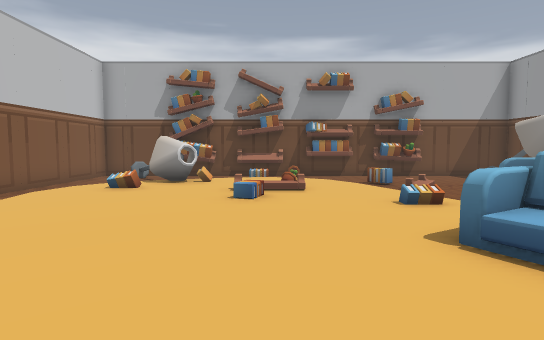
[1] (above)

13 first-person views from a walk through a Godot game level. The camera is 1.2 m above the floor, tilts 4° down and sees 80° across. The floor is counted in squares, 1 m on a side. Each view is taken from the middle of a square. On the plan, view 1 faces up. The plan holds only what a view shows up to about 14 squares ahead; the rest is blank. Flat picture figures and markers are left out.

[2]
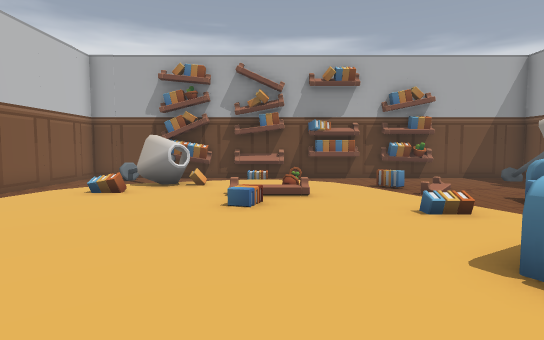

[3]
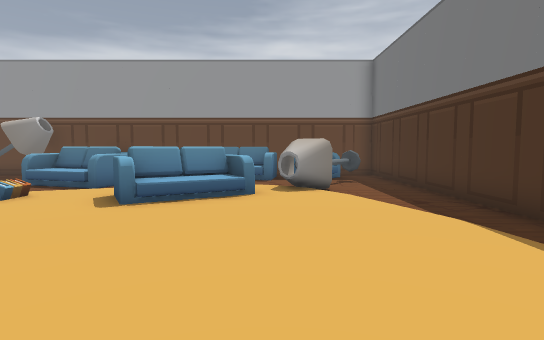

[4]
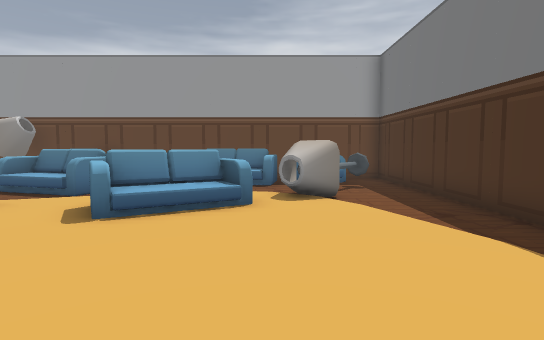

[5]
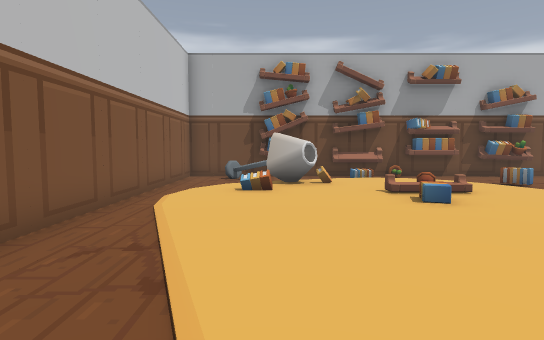

[6]
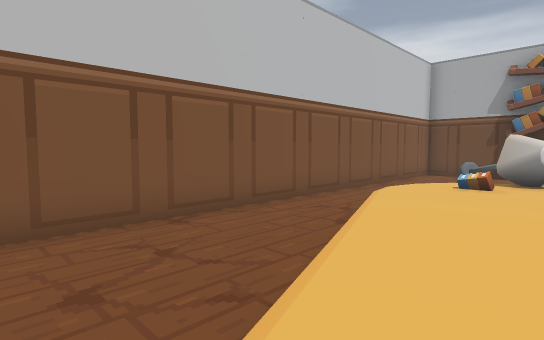

[7]
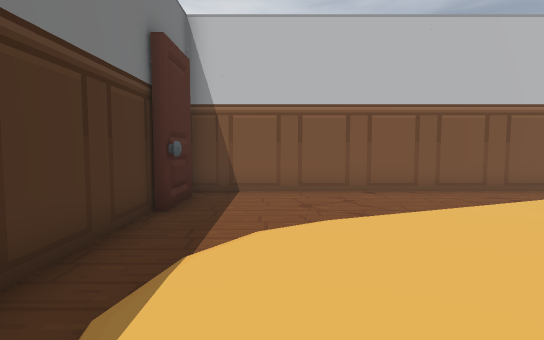

[8]
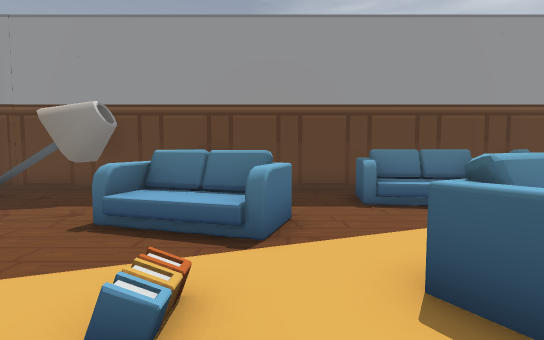

[9]
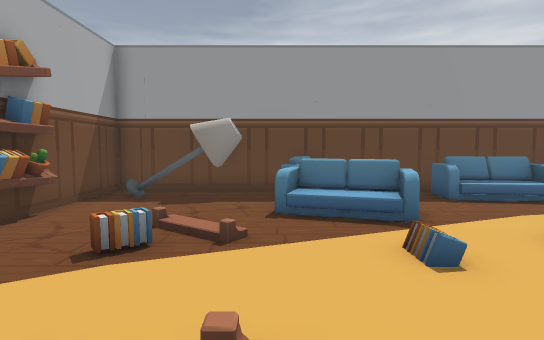

[10]
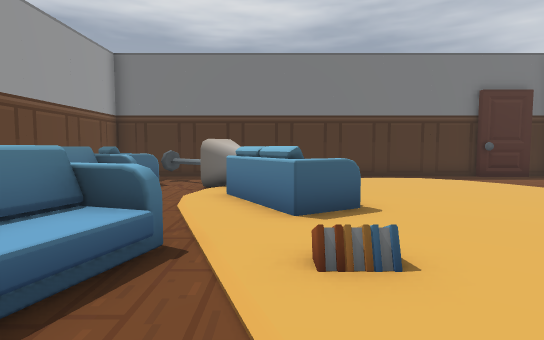

[11]
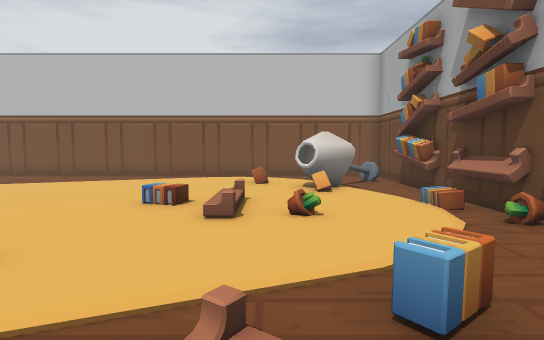

[12]
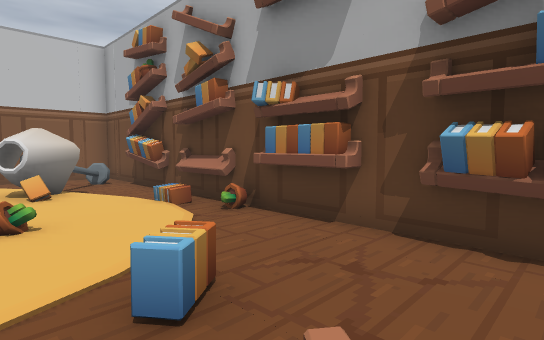

[13]
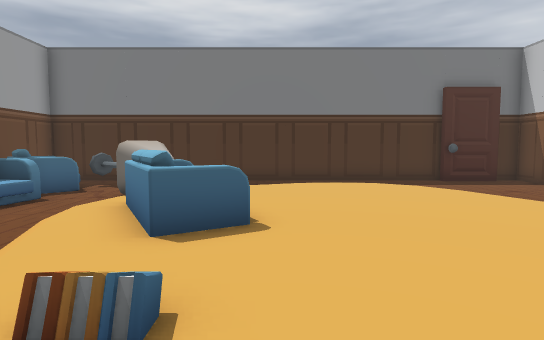

### Floor plan
Key: @ floor where view 1 was taken; # wall or solid block; x gap in a wall; . floor; / step, stairs or slope; = window, fence, low wall or low ledge; S shelf; C cactus; L lamp; F sofa; A armchair; O other object.
Columns run from 8 left of view 1 to 11 right of it. Each row starts with its distance up from view 1.
 15 #####S##############
 14 #...SS.#####.#C....#
 13 #..L...............#
 12 #...LL...........L.#
 11 #...LL......=/...LL#
 10 #...........//...L.#
  9 #......///....F....#
  8 #......//.....OFAAA#
  7 #..........O..OF  .#
  6 #.............FF.  #
  5 #..................#
  4 #..........OF...F..#
  3 #..........OFF../F #
  2 #...........OF../F #
  1 #............L../F #
  0 #.......@....LL.AAx#
 -1 #..............L. .#
 -2 #...............L..#
 -3 #.##...............#
 -4 ####################

Where each view was taken, in squares from view 1:
view 1: 0 up, 0 right, facing up
view 2: 1 up, 0 right, facing up
view 3: 1 up, 4 left, facing right
view 4: 1 up, 3 left, facing right
view 5: 1 up, 4 left, facing up
view 6: 1 down, 2 left, facing up-left
view 7: 1 down, 2 right, facing left
view 8: 6 up, 1 right, facing right
view 9: 9 up, 1 left, facing right
view 10: 10 up, 4 right, facing down
view 11: 10 up, 6 right, facing left
view 12: 10 up, 6 right, facing up-left
view 13: 9 up, 2 right, facing down
